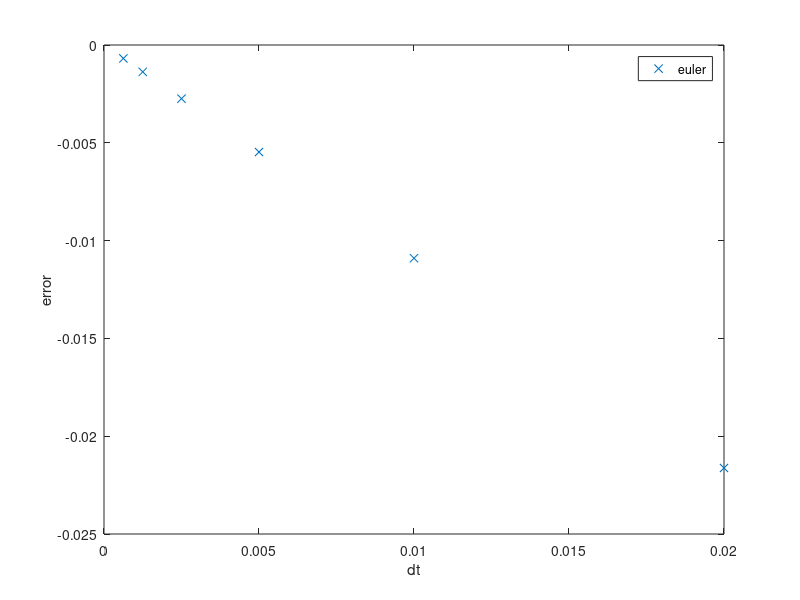
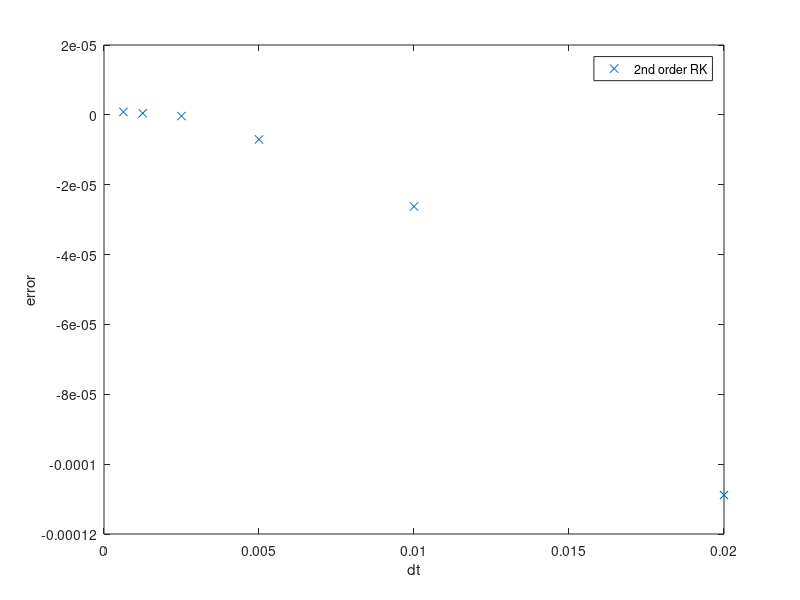
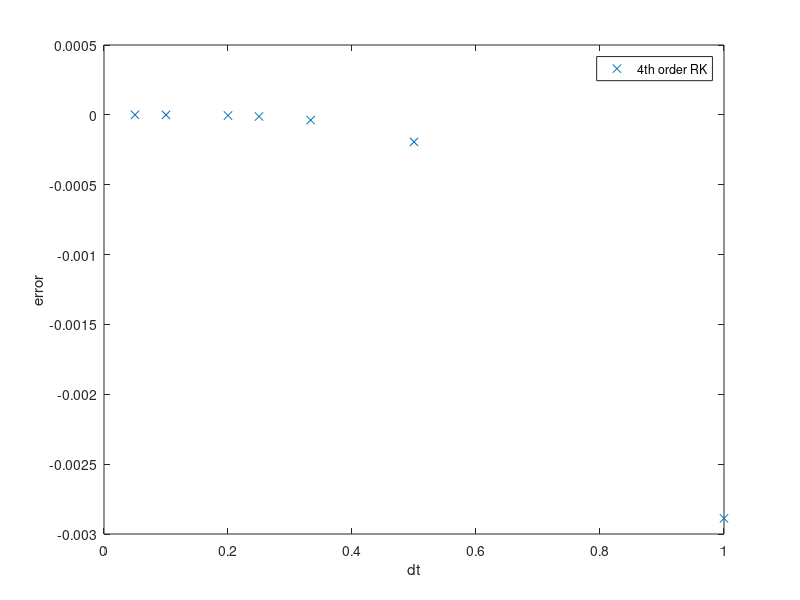

Recreate these plots in MATLAB, in order.
step =[50 100 200 400 800 1600];
    dt = 1./step;
erroreuler=[-2.16244459E-02  -1.09006166E-02 -5.47194481E-03 -2.74372101E-03 -1.37293339E-03 -6.85811043E-04];
error2RK=[-1.08838081E-04 -2.62260437E-05 -7.03334808E-06 -3.57627869E-07 4.76837158E-07 8.34465027E-07];
step4 =[1 2 3 4 5 10 20];
    dt4 = 1./step4;
error4RK=[-2.88796425E-03 -1.93357468E-04 -3.75509262E-05 -1.15633011E-05 -4.64916229E-06 -1.19209290E-07 2.38418579E-07];
figure(1)
plot(dt,erroreuler,'x')
xlabel('dt')
ylabel('error')
legend('euler')

figure(2)
plot(dt,error2RK,'x')
xlabel('dt')
ylabel('error')
legend('2nd order RK')

figure(3)
plot(dt4,error4RK,'x')
xlabel('dt')
ylabel('error')
legend('4th order RK')